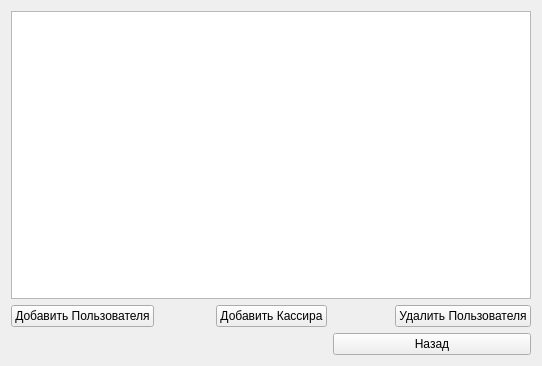
<?xml version="1.0" encoding="UTF-8"?>
<ui version="4.0">
 <class>UserList</class>
 <widget class="QWidget" name="UserList">
  <property name="geometry">
   <rect>
    <x>0</x>
    <y>0</y>
    <width>542</width>
    <height>366</height>
   </rect>
  </property>
  <property name="windowTitle">
   <string>AirPortSystems:User List</string>
  </property>
  <layout class="QVBoxLayout" name="verticalLayout">
   <item>
    <widget class="QTableView" name="tableView">
     <attribute name="horizontalHeaderStretchLastSection">
      <bool>true</bool>
     </attribute>
    </widget>
   </item>
   <item>
    <layout class="QGridLayout" name="gridLayout">
     <item row="0" column="3">
      <spacer name="horizontalSpacer_2">
       <property name="orientation">
        <enum>Qt::Horizontal</enum>
       </property>
       <property name="sizeHint" stdset="0">
        <size>
         <width>40</width>
         <height>20</height>
        </size>
       </property>
      </spacer>
     </item>
     <item row="2" column="3" colspan="2">
      <widget class="QPushButton" name="Back">
       <property name="text">
        <string>Назад</string>
       </property>
      </widget>
     </item>
     <item row="0" column="4">
      <widget class="QPushButton" name="DeleteUser">
       <property name="text">
        <string>Удалить Пользователя</string>
       </property>
      </widget>
     </item>
     <item row="0" column="2">
      <widget class="QPushButton" name="AddPayMaster">
       <property name="text">
        <string>Добавить Кассира</string>
       </property>
      </widget>
     </item>
     <item row="0" column="0">
      <widget class="QPushButton" name="AddUser">
       <property name="text">
        <string>Добавить Пользователя</string>
       </property>
      </widget>
     </item>
     <item row="0" column="1">
      <spacer name="horizontalSpacer">
       <property name="orientation">
        <enum>Qt::Horizontal</enum>
       </property>
       <property name="sizeHint" stdset="0">
        <size>
         <width>40</width>
         <height>20</height>
        </size>
       </property>
      </spacer>
     </item>
    </layout>
   </item>
  </layout>
 </widget>
 <resources/>
 <connections/>
</ui>
